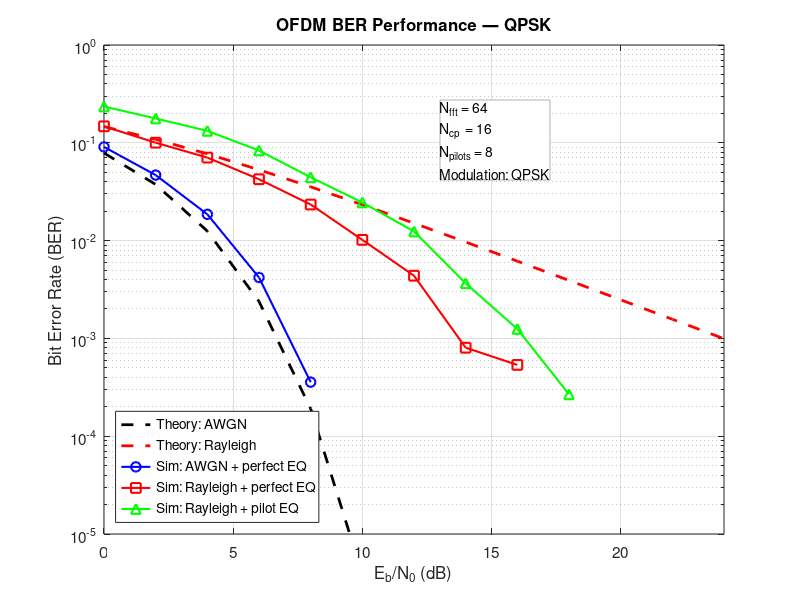
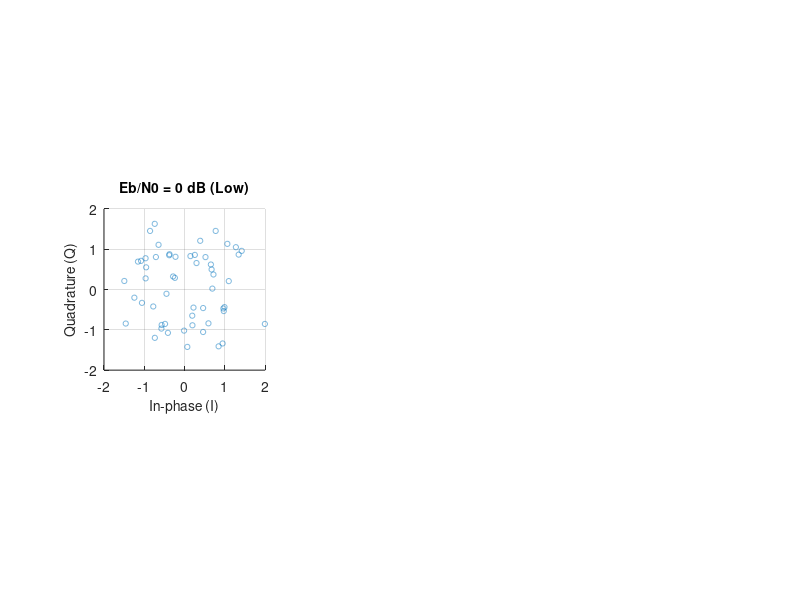

These figures' MATLAB source, in order: (Note: this script raises an error after producing the figures.)
% =========================================================================
%  OFDM SIMULATOR — Built from scratch in MATLAB
%  Author : Nurbol Sissenbay
%  Date   : 2026
%
%  Pipeline:
%  Bits → S/P → QPSK Mod → IFFT → Add CP → Channel → Remove CP →
%  FFT → Equalization → QPSK Demod → P/S → BER
%
%  Features:
%   - QPSK modulation / demodulation
%   - OFDM with configurable N_fft and cyclic prefix
%   - AWGN channel
%   - Rayleigh multipath fading channel
%   - Zero-Forcing equalization (perfect CSI + pilot-based)
%   - BER vs Eb/N0 curves with theoretical overlay
%   - Constellation diagram at multiple SNR values
% =========================================================================

clc; clear; close all;

% =========================================================================
%  SECTION 1 — SYSTEM PARAMETERS
% =========================================================================

N_fft       = 64;       % FFT size (number of subcarriers)
N_cp        = 16;       % Cyclic prefix length (must be >= channel length)
N_pilots    = 8;        % Number of pilot subcarriers for channel estimation
N_symbols   = 100;      % Number of OFDM symbols to simulate per SNR point
M           = 4;        % Modulation order (4 = QPSK)
bits_per_sym = log2(M); % Bits per QPSK symbol = 2

% Subcarrier allocation
% We reserve N_pilots subcarriers for pilots, rest carry data
% Pilot indices spaced evenly across the subcarriers
pilot_idx   = round(linspace(1, N_fft, N_pilots + 2));
pilot_idx   = pilot_idx(2:end-1);          % Remove edge subcarriers
data_idx    = setdiff(1:N_fft, pilot_idx); % All remaining subcarriers
N_data      = length(data_idx);            % Number of data subcarriers

bits_per_ofdm_sym = N_data * bits_per_sym; % Bits per OFDM symbol

% SNR range for BER simulation
EbN0_dB     = 0:2:24;  % Eb/N0 in dB
EbN0_linear = 10.^(EbN0_dB / 10);

% Rayleigh channel impulse response (multipath)
% 3-tap channel: tap delays and powers (must be < N_cp)
h_channel   = [0.8, 0.5*exp(1j*pi/4), 0.3*exp(1j*pi/3)]; % complex taps
channel_len = length(h_channel);   % Must be <= N_cp — verified: 3 <= 16 ✓

fprintf('=== OFDM System Parameters ===\n');
fprintf('FFT size         : %d\n', N_fft);
fprintf('Cyclic prefix    : %d samples\n', N_cp);
fprintf('Data subcarriers : %d\n', N_data);
fprintf('Pilot subcarriers: %d\n', N_pilots);
fprintf('Bits per OFDM sym: %d\n', bits_per_ofdm_sym);
fprintf('Channel taps     : %d (CP=%d >= taps=%d ✓)\n\n', channel_len, N_cp, channel_len);

% =========================================================================
%  SECTION 2 — QPSK MODULATOR / DEMODULATOR
% =========================================================================
% QPSK constellation: Gray coded
% 00 → +1+1j,  01 → -1+1j,  11 → -1-1j,  10 → +1-1j  (normalized)

function symbols = qpsk_modulate(bits)
    % Input : bit stream (column vector, even length)
    % Output: complex QPSK symbols
    bits = bits(:);
    assert(mod(length(bits),2)==0, 'Bit stream must have even length');
    bits_paired = reshape(bits, 2, [])';  % Nx2 matrix
    b0 = bits_paired(:,1);
    b1 = bits_paired(:,2);
    % Gray coded mapping
    I = 1 - 2*b0;   % b0=0 → I=+1,  b0=1 → I=-1
    Q = 1 - 2*b1;   % b1=0 → Q=+1,  b1=1 → Q=-1
    symbols = (I + 1j*Q) / sqrt(2);  % Normalize power to 1
end

function bits = qpsk_demodulate(symbols)
    % Input : complex QPSK symbols (possibly noisy)
    % Output: bit stream using nearest-neighbor decision
    symbols = symbols(:);
    I = real(symbols);
    Q = imag(symbols);
    b0 = double(I < 0);  % I<0 → b0=1, I>0 → b0=0
    b1 = double(Q < 0);  % Q<0 → b1=1, Q>0 → b1=0
    bits_matrix = [b0, b1];
    bits = reshape(bits_matrix', [], 1);
end

% =========================================================================
%  SECTION 3 — OFDM TRANSMITTER
% =========================================================================

function tx_signal = ofdm_transmit(data_bits, pilot_idx, data_idx, ...
                                    N_fft, N_cp, N_symbols)
    % Modulate bits to QPSK symbols
    data_syms = qpsk_modulate(data_bits);   % N_data * N_symbols x 1
    data_syms = reshape(data_syms, [], N_symbols); % N_data x N_symbols

    % Known pilot symbol (BPSK pilot: value = 1+0j, known to receiver)
    pilot_val = 1 + 0j;

    tx_signal = [];
    for k = 1:N_symbols
        % Build frequency-domain OFDM symbol
        freq_sym = zeros(N_fft, 1);
        freq_sym(data_idx)  = data_syms(:, k);       % Insert data
        freq_sym(pilot_idx) = pilot_val;              % Insert pilots

        % IFFT: frequency domain → time domain
        time_sym = ifft(freq_sym, N_fft) * sqrt(N_fft); % Unitary IFFT

        % Add cyclic prefix: copy last N_cp samples to the front
        cp        = time_sym(end - N_cp + 1 : end);
        tx_signal = [tx_signal; cp; time_sym];  % Append [CP | OFDM symbol]
    end
end

% =========================================================================
%  SECTION 4 — CHANNEL MODELS
% =========================================================================

function rx_signal = awgn_channel(tx_signal, snr_linear)
    % Add complex AWGN noise
    % snr_linear is per-sample SNR (signal power / noise power)
    signal_power = mean(abs(tx_signal).^2);
    noise_var    = signal_power / (2 * snr_linear); % Factor 2 for complex noise
    noise        = sqrt(noise_var) * (randn(size(tx_signal)) + ...
                    1j * randn(size(tx_signal)));
    rx_signal    = tx_signal + noise;
end

function rx_signal = rayleigh_channel(tx_signal, h, snr_linear)
    % Convolve with multipath channel then add AWGN
    rx_faded     = conv(tx_signal, h(:));    % Linear convolution
    rx_faded     = rx_faded(1:length(tx_signal)); % Trim to original length
    rx_signal    = awgn_channel(rx_faded, snr_linear);
end

% =========================================================================
%  SECTION 5 — OFDM RECEIVER
% =========================================================================

function [rx_bits, H_est] = ofdm_receive(rx_signal, pilot_idx, data_idx, ...
                                          N_fft, N_cp, N_symbols, use_pilot_eq)
    % use_pilot_eq: true = pilot-based LS estimation, false = perfect (passed externally)

    rx_bits = [];
    H_est_all = zeros(N_fft, N_symbols);

    for k = 1:N_symbols
        % Extract kth OFDM symbol (strip CP first)
        start_idx = (k-1) * (N_fft + N_cp) + 1;
        sym_with_cp = rx_signal(start_idx : start_idx + N_fft + N_cp - 1);

        % Remove cyclic prefix
        sym_no_cp = sym_with_cp(N_cp + 1 : end);   % Keep last N_fft samples

        % FFT: time domain → frequency domain
        freq_sym = fft(sym_no_cp, N_fft) / sqrt(N_fft); % Unitary FFT

        if use_pilot_eq
            % ── PILOT-BASED LEAST SQUARES CHANNEL ESTIMATION ──
            % At pilot positions: Y[k] = H[k] * X_pilot → H[k] = Y[k] / X_pilot
            H_at_pilots = freq_sym(pilot_idx) / (1 + 0j); % pilot_val = 1

            % Interpolate H across all subcarriers (linear interpolation)
            H_full = interp1(pilot_idx', H_at_pilots, ...
                             (1:N_fft)', 'linear', 'extrap');
        else
            % Perfect CSI placeholder — filled externally
            H_full = ones(N_fft, 1); % Will be overridden in BER loop
        end

        H_est_all(:, k) = H_full;

        % ── ZERO-FORCING EQUALIZATION ──
        % Undo channel effect: X_hat[k] = Y[k] / H_est[k]
        eq_sym = freq_sym ./ H_full;

        % Extract data subcarriers only
        data_eq = eq_sym(data_idx);

        % Demodulate QPSK
        sym_bits = qpsk_demodulate(data_eq);
        rx_bits  = [rx_bits; sym_bits];
    end
    H_est = H_est_all;
end

% =========================================================================
%  SECTION 6 — BER SIMULATION LOOP
% =========================================================================

fprintf('=== Running BER Simulation ===\n');
fprintf('SNR points: %d | OFDM symbols per point: %d\n\n', ...
        length(EbN0_dB), N_symbols);

BER_awgn      = zeros(1, length(EbN0_dB));
BER_rayleigh  = zeros(1, length(EbN0_dB));
BER_pilot     = zeros(1, length(EbN0_dB));

% Store constellation data for 3 SNR values
plot_snr_idx  = [1, 5, length(EbN0_dB)];  % Low / mid / high SNR
const_symbols = cell(3, 2);  % {snr_point, channel_type}

for snr_idx = 1:length(EbN0_dB)

    % Convert Eb/N0 to per-subcarrier SNR
    % For QPSK: SNR = Eb/N0 * bits_per_sym * N_data/N_fft
    snr_linear = EbN0_linear(snr_idx) * bits_per_sym * (N_data / N_fft);

    % Also need Rayleigh channel in frequency domain for perfect EQ
    % H_freq = fft(h_channel, N_fft) — channel frequency response
    H_freq_true = fft(h_channel, N_fft).';  % N_fft x 1

    total_bits      = bits_per_ofdm_sym * N_symbols;
    errors_awgn     = 0;
    errors_rayleigh = 0;
    errors_pilot    = 0;

    % Monte Carlo: run enough trials for statistical reliability
    % Target: at least 100 errors per SNR point
    n_trials = max(1, ceil(100 / (total_bits * 0.1))); % adaptive
    n_trials = min(n_trials, 5); % cap at 5 trials for speed

    for trial = 1:n_trials

        % Generate random bits
        tx_bits = randi([0 1], bits_per_ofdm_sym * N_symbols, 1);

        % ── TRANSMIT ──
        tx_signal = ofdm_transmit(tx_bits, pilot_idx, data_idx, ...
                                   N_fft, N_cp, N_symbols);

        % ─────────────────────────────────────────────
        %  SCENARIO A: AWGN channel + perfect CSI
        % ─────────────────────────────────────────────
        rx_awgn = awgn_channel(tx_signal, snr_linear);

        rx_bits_awgn = [];
        for k = 1:N_symbols
            start_idx   = (k-1)*(N_fft+N_cp)+1;
            sym_cp      = rx_awgn(start_idx:start_idx+N_fft+N_cp-1);
            sym         = sym_cp(N_cp+1:end);
            freq_sym    = fft(sym, N_fft) / sqrt(N_fft);
            % Perfect equalization: H=1 for AWGN (flat channel)
            data_eq     = freq_sym(data_idx);
            rx_bits_awgn = [rx_bits_awgn; qpsk_demodulate(data_eq)];
        end

        errors_awgn = errors_awgn + sum(tx_bits ~= rx_bits_awgn);

        % Save constellation at selected SNR points
        if any(snr_idx == plot_snr_idx) && trial == 1
            plot_pos = find(plot_snr_idx == snr_idx);
            const_symbols{plot_pos, 1} = reshape(rx_bits_awgn, 2, [])'; % store for plot
            % Actually store frequency-domain received symbols directly:
            k_mid = round(N_symbols/2);
            start_idx = (k_mid-1)*(N_fft+N_cp)+1;
            sym_cp = rx_awgn(start_idx:start_idx+N_fft+N_cp-1);
            sym = sym_cp(N_cp+1:end);
            freq_sym = fft(sym,N_fft)/sqrt(N_fft);
            const_symbols{plot_pos,1} = freq_sym(data_idx);
        end

        % ─────────────────────────────────────────────
        %  SCENARIO B: Rayleigh fading + perfect CSI
        % ─────────────────────────────────────────────
        rx_rayleigh = rayleigh_channel(tx_signal, h_channel, snr_linear);

        rx_bits_ray = [];
        for k = 1:N_symbols
            start_idx   = (k-1)*(N_fft+N_cp)+1;
            sym_cp      = rx_rayleigh(start_idx:start_idx+N_fft+N_cp-1);
            sym         = sym_cp(N_cp+1:end);
            freq_sym    = fft(sym, N_fft) / sqrt(N_fft);
            % Perfect ZF equalization using known channel
            freq_sym_eq = freq_sym ./ H_freq_true;
            data_eq     = freq_sym_eq(data_idx);
            rx_bits_ray = [rx_bits_ray; qpsk_demodulate(data_eq)];
        end

        errors_rayleigh = errors_rayleigh + sum(tx_bits ~= rx_bits_ray);

        % Save Rayleigh constellation
        if any(snr_idx == plot_snr_idx) && trial == 1
            plot_pos = find(plot_snr_idx == snr_idx);
            k_mid = round(N_symbols/2);
            start_idx = (k_mid-1)*(N_fft+N_cp)+1;
            sym_cp = rx_rayleigh(start_idx:start_idx+N_fft+N_cp-1);
            sym = sym_cp(N_cp+1:end);
            freq_sym = fft(sym,N_fft)/sqrt(N_fft);
            freq_sym_eq = freq_sym ./ H_freq_true;
            const_symbols{plot_pos,2} = freq_sym_eq(data_idx);
        end

        % ─────────────────────────────────────────────
        %  SCENARIO C: Rayleigh fading + pilot-based EQ
        % ─────────────────────────────────────────────
        rx_bits_pilot = [];
        for k = 1:N_symbols
            start_idx   = (k-1)*(N_fft+N_cp)+1;
            sym_cp      = rx_rayleigh(start_idx:start_idx+N_fft+N_cp-1);
            sym         = sym_cp(N_cp+1:end);
            freq_sym    = fft(sym, N_fft) / sqrt(N_fft);
            % Pilot-based LS estimation
            H_pilots    = freq_sym(pilot_idx) ./ (1+0j); % known pilot=1
            H_interp    = interp1(pilot_idx(:), H_pilots(:), ...
                                  (1:N_fft)', 'linear', 'extrap');
            freq_sym_eq = freq_sym ./ H_interp;
            data_eq     = freq_sym_eq(data_idx);
            rx_bits_pilot = [rx_bits_pilot; qpsk_demodulate(data_eq)];
        end

        errors_pilot = errors_pilot + sum(tx_bits ~= rx_bits_pilot);

    end % trial loop

    total = total_bits * n_trials;
    BER_awgn(snr_idx)     = errors_awgn     / total;
    BER_rayleigh(snr_idx) = errors_rayleigh  / total;
    BER_pilot(snr_idx)    = errors_pilot     / total;

    fprintf('Eb/N0 = %2d dB | BER_AWGN = %.2e | BER_Rayleigh = %.2e | BER_Pilot = %.2e\n', ...
            EbN0_dB(snr_idx), BER_awgn(snr_idx), BER_rayleigh(snr_idx), BER_pilot(snr_idx));
end

% =========================================================================
%  SECTION 7 — THEORETICAL BER
% =========================================================================
% QPSK in AWGN: BER = Q(sqrt(2*Eb/N0)) = 0.5*erfc(sqrt(Eb/N0))
BER_theory_awgn = 0.5 * erfc(sqrt(EbN0_linear));

% QPSK over flat Rayleigh fading (theoretical):
% BER = 0.5 * (1 - sqrt(EbN0 / (1 + EbN0)))
BER_theory_rayleigh = 0.5 * (1 - sqrt(EbN0_linear ./ (1 + EbN0_linear)));

% =========================================================================
%  SECTION 8 — PLOTS
% =========================================================================

%% --- PLOT 1: BER vs Eb/N0 ---
figure('Name', 'BER vs Eb/N0', 'NumberTitle', 'off', ...
       'Position', [100, 100, 800, 500]);

semilogy(EbN0_dB, BER_theory_awgn,    'k--',  'LineWidth', 2); hold on;
semilogy(EbN0_dB, BER_theory_rayleigh,'r--',  'LineWidth', 2);
semilogy(EbN0_dB, BER_awgn,           'bo-',  'LineWidth', 1.5, 'MarkerSize', 7);
semilogy(EbN0_dB, BER_rayleigh,       'rs-',  'LineWidth', 1.5, 'MarkerSize', 7);
semilogy(EbN0_dB, BER_pilot,          'g^-',  'LineWidth', 1.5, 'MarkerSize', 7);

% Replace zero BERs (can't plot on log scale) with NaN
BER_awgn(BER_awgn == 0)         = NaN;
BER_rayleigh(BER_rayleigh == 0) = NaN;
BER_pilot(BER_pilot == 0)       = NaN;

grid on;
xlabel('E_b/N_0 (dB)', 'FontSize', 13);
ylabel('Bit Error Rate (BER)', 'FontSize', 13);
title('OFDM BER Performance — QPSK', 'FontSize', 14);
legend({'Theory: AWGN', ...
        'Theory: Rayleigh', ...
        'Sim: AWGN + perfect EQ', ...
        'Sim: Rayleigh + perfect EQ', ...
        'Sim: Rayleigh + pilot EQ'}, ...
       'Location', 'southwest', 'FontSize', 11);
xlim([EbN0_dB(1), EbN0_dB(end)]);
ylim([1e-5, 1]);
set(gca, 'FontSize', 11);

% Annotation box
annotation('textbox', [0.55 0.7 0.35 0.18], ...
    'String', {sprintf('N_{fft} = %d', N_fft), ...
               sprintf('N_{cp}  = %d', N_cp), ...
               sprintf('N_{pilots} = %d', N_pilots), ...
               sprintf('Modulation: QPSK')}, ...
    'FitBoxToText', 'on', 'BackgroundColor', 'white', ...
    'EdgeColor', [0.7 0.7 0.7], 'FontSize', 10);

%% --- PLOT 2: Constellation diagrams (AWGN at 3 SNR levels) ---
figure('Name', 'Constellation Diagrams', 'NumberTitle', 'off', ...
       'Position', [100, 650, 900, 320]);

snr_labels = {sprintf('Eb/N0 = %d dB (Low)', EbN0_dB(plot_snr_idx(1))), ...
              sprintf('Eb/N0 = %d dB (Mid)', EbN0_dB(plot_snr_idx(2))), ...
              sprintf('Eb/N0 = %d dB (High)', EbN0_dB(plot_snr_idx(end)))};

for p = 1:3
    subplot(1, 3, p);
    syms = const_symbols{p, 1};
    if ~isempty(syms)
        scatter(real(syms), imag(syms), 15, 'b.', 'MarkerEdgeAlpha', 0.5);
    end
    hold on;
    % Ideal QPSK points
    ideal = [1+1j, -1+1j, -1-1j, 1-1j] / sqrt(2);
    scatter(real(ideal), imag(ideal), 80, 'r', 'filled', 'Marker', 'x', ...
            'LineWidth', 2);
    grid on;
    axis equal;
    xlim([-2 2]); ylim([-2 2]);
    xlabel('In-phase (I)', 'FontSize', 10);
    ylabel('Quadrature (Q)', 'FontSize', 10);
    title(snr_labels{p}, 'FontSize', 10);
    xline(0, 'k--', 'LineWidth', 0.5, 'Alpha', 0.4);
    yline(0, 'k--', 'LineWidth', 0.5, 'Alpha', 0.4);
end
sgtitle('QPSK Constellation — AWGN Channel (red × = ideal points)', 'FontSize', 13);

%% --- PLOT 3: Channel frequency response ---
figure('Name', 'Channel Response', 'NumberTitle', 'off', ...
       'Position', [950, 100, 700, 400]);

subplot(2,1,1);
H_full = fft(h_channel, N_fft);
plot(0:N_fft-1, 20*log10(abs(H_full)), 'b-', 'LineWidth', 1.5);
grid on;
xlabel('Subcarrier index', 'FontSize', 11);
ylabel('|H(k)| (dB)', 'FontSize', 11);
title('Rayleigh Channel — Frequency Response (Magnitude)', 'FontSize', 12);
xlim([0 N_fft-1]);

subplot(2,1,2);
stem(0:channel_len-1, abs(h_channel), 'b', 'filled', 'LineWidth', 1.5);
grid on;
xlabel('Tap index', 'FontSize', 11);
ylabel('|h(n)|', 'FontSize', 11);
title('Channel Impulse Response (3 taps)', 'FontSize', 12);
xlim([-0.5 channel_len-0.5]);

%% --- PLOT 4: OFDM Time-domain signal (one symbol) ---
figure('Name', 'Time Domain Signal', 'NumberTitle', 'off', ...
       'Position', [950, 550, 700, 350]);

% Generate one OFDM symbol for visualization
bits_demo = randi([0 1], bits_per_ofdm_sym, 1);
tx_demo   = ofdm_transmit(bits_demo, pilot_idx, data_idx, N_fft, N_cp, 1);
sym_len   = N_fft + N_cp;

t = 0:sym_len-1;
subplot(2,1,1);
plot(t, real(tx_demo(1:sym_len)), 'b-', 'LineWidth', 1);
hold on;
xline(N_cp, 'r--', 'LineWidth', 1.5);
text(N_cp/2, max(real(tx_demo))*0.8, 'CP', 'Color', 'r', ...
     'HorizontalAlignment', 'center', 'FontSize', 11, 'FontWeight', 'bold');
grid on;
xlabel('Sample index', 'FontSize', 11);
ylabel('Amplitude', 'FontSize', 11);
title('OFDM Symbol Time Domain — Real Part (with Cyclic Prefix)', 'FontSize', 12);

subplot(2,1,2);
[pxx, f] = pwelch(tx_demo, [], [], N_fft*4, 1);
plot(f, 10*log10(pxx), 'b-', 'LineWidth', 1.2);
grid on;
xlabel('Normalized frequency', 'FontSize', 11);
ylabel('PSD (dB/Hz)', 'FontSize', 11);
title('Power Spectral Density of OFDM Signal', 'FontSize', 12);

% =========================================================================
%  SECTION 9 — SUMMARY STATISTICS
% =========================================================================

fprintf('\n=== Simulation Summary ===\n');
fprintf('Theoretical QPSK AWGN BER at 10 dB Eb/N0 : %.4e\n', ...
        0.5*erfc(sqrt(10^(10/10))));
[~, idx10] = min(abs(EbN0_dB - 10));
fprintf('Simulated   QPSK AWGN BER at 10 dB Eb/N0 : %.4e\n', BER_awgn(idx10));
fprintf('\nGap between pilot EQ and perfect EQ at 10 dB: %.2f dB\n', ...
        10*log10(BER_pilot(idx10) / max(BER_rayleigh(idx10), 1e-10)));
fprintf('\nAll plots generated. Simulation complete.\n');
